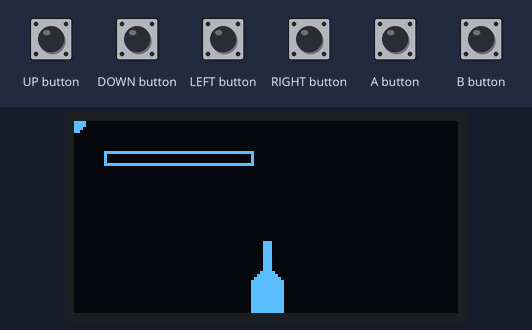
Recording of a sketch running on a simulated Arduboy, built with avr-gcc and run on an emulated ATmega32U4. On the bench: 128×64 one-colour display. The test bench sets the inputs (shaded band). What the sketch prints to the serial monitor is not drawn.

Above: at 1.2 s.
1.3 s: LEFT button pressed for 0.15 s
At 2.2 s:
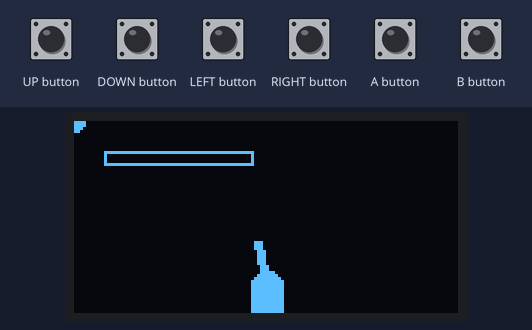
2.9 s: A button pressed for 0.15 s
At 3.09 s:
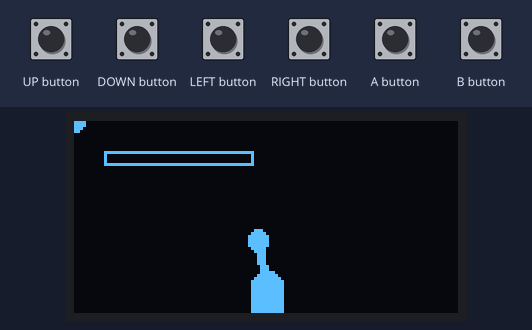
3.6 s: RIGHT button pressed for 0.15 s
At 4.04 s:
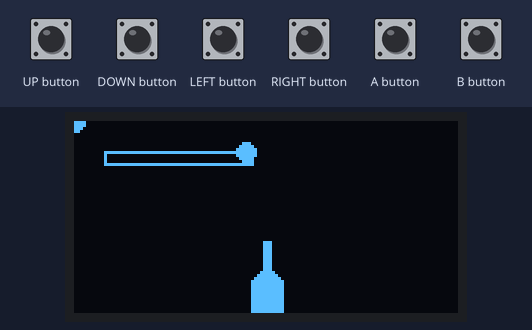
4.3 s: LEFT button pressed for 1 s
At 6.4 s:
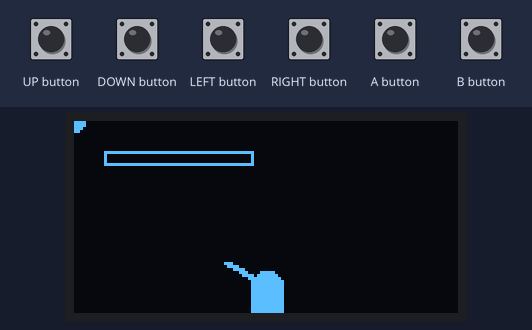
6.8 s: A button pressed for 1 s
At 7.7 s:
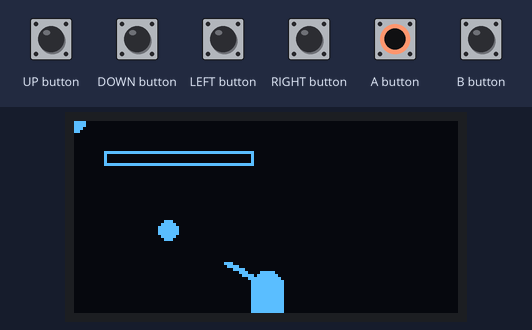
8.4 s: RIGHT button pressed for 1 s
At 8.83 s:
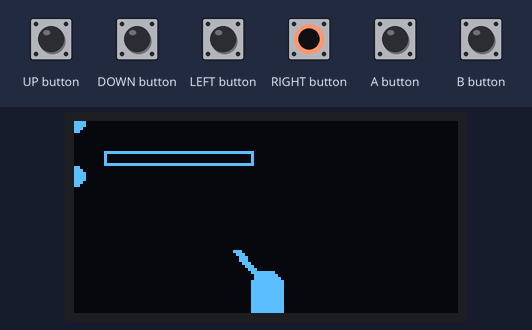
Timing chart, 0 to 11.4 s (numbered marks = the images above; inputs shaded):
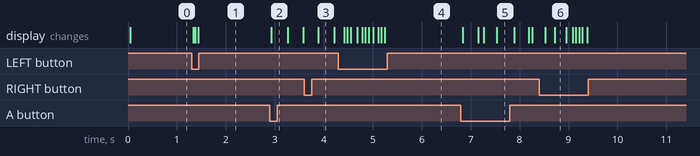

Measured:
- after the input at 1.3 s, the display: first changes at once (image 1 shows a later state)
- after the input at 2.9 s, the display: changes at once (image 2)
- after the input at 4.3 s, the display: first changes after 0.12 s (image 4 shows a later state)
- after the input at 6.8 s, the display: first changes at once (image 5 shows a later state)

The sketch:

Parachute.ino
```cpp
/*
Aliens!!1
Parachute clone


*/

#include <Arduboy2.h>
#include <ArduboyTones.h>

Arduboy2 arduboy;
ArduboyTones audio(arduboy.audio.enabled);

float turretAngle = 0; //angle of the turret for display and ammo direction
bool canShoot = true;

Rect hitbox = Rect(10,10,50,5);

class Ball{
  private:
    float x;
    float y;
    float xInterval;
    float yInterval;
    int distanceMoved;

public:
  void init(){
    x=0;
    y=0;
    xInterval=1;
    yInterval=1;
 }

  void shoot(float pos){
    pos += 180;

     x = sin(radians(pos)) * 15 + 64;
     y = cos(radians(pos)) * 15 + 55;

     xInterval = sin(radians(pos));
     yInterval = cos(radians(pos));

    drawBall();
  }

  void updatePos(){
    x += xInterval;
    y += yInterval;
    drawBall();
  }

  void drawBall(){
    arduboy.fillCircle(x, y, 3);
  }

  Rect getCollider(){
    return Rect(x-2, y-2, 4, 4);
  }
};

Ball testBall;

Ball ammo[] = {Ball(), Ball(),Ball(),Ball(),Ball(),Ball(),Ball(),Ball(),Ball(),Ball()};
int ammoIndex = 0;

// This function runs once in your game.
// use it for anything that needs to be set only once in your game.
void setup() {
  // initiate arduboy instance
  arduboy.begin();

  Serial.begin(115200);

  // here we set the framerate to 15, we do not need to run at
  // default 60 and it saves us battery life
  arduboy.setFrameRate(30);
}

void initGame(){
  arduboy.clear();

  arduboy.fillCircle(64, 55, 5);

  arduboy.fillRect(59, 55, 11, 10);
}

void renderTurret(float pos){

  pos += 180;

  float origin1X = 64;
  float origin1Y = 55;

  float end1X = sin(radians(pos)) * 15 + origin1X;
  float end1Y = cos(radians(pos)) * 15 + origin1Y;

  arduboy.drawLine((int)origin1X, (int)origin1Y, (int)end1X, (int)end1Y);

  float origin2X = 63;
  float origin2Y = 55;

  float end2X = sin(radians(pos)) * 15 + origin2X;
  float end2Y = cos(radians(pos)) * 15 + origin2Y;

  arduboy.drawLine((int)origin2X, (int)origin2Y, (int)end2X, (int)end2Y);

  float origin3X = 65;
  float origin3Y = 55;

  float end3X = sin(radians(pos)) * 15 + origin3X;
  float end3Y = cos(radians(pos)) * 15 + origin3Y;

  arduboy.drawLine((int)origin3X, (int)origin3Y, (int)end3X, (int)end3Y);

}

// our main game loop, this runs once every cycle/frame.
// this is where our game logic goes.
void loop() {
  // pause render until it's time for the next frame
  if (!(arduboy.nextFrame()))
    return;

  initGame();

  if(arduboy.pressed(RIGHT_BUTTON) && turretAngle > -90)
    turretAngle -=2;

  if(arduboy.pressed(LEFT_BUTTON) && turretAngle < 90)
    turretAngle +=2;

  if(arduboy.pressed(A_BUTTON)) {
    if(canShoot) {
      ammo[ammoIndex].shoot(turretAngle);

      ammoIndex ++;
      if (ammoIndex >= 9) {
        ammoIndex = 0;
      }
    }

    canShoot = false;

  }

  if(!arduboy.pressed(A_BUTTON))
    canShoot = true;

  renderTurret(turretAngle);

  arduboy.drawRect(10,10,50,5);

  for(int i = 0; i < 9; i ++){
    ammo[i].updatePos();
  if(arduboy.collide(hitbox, ammo[i].getCollider())){
    Serial.println("BOOM");
    audio.tone(NOTE_C5, 250);
  }
  }


  arduboy.display();

}
```
